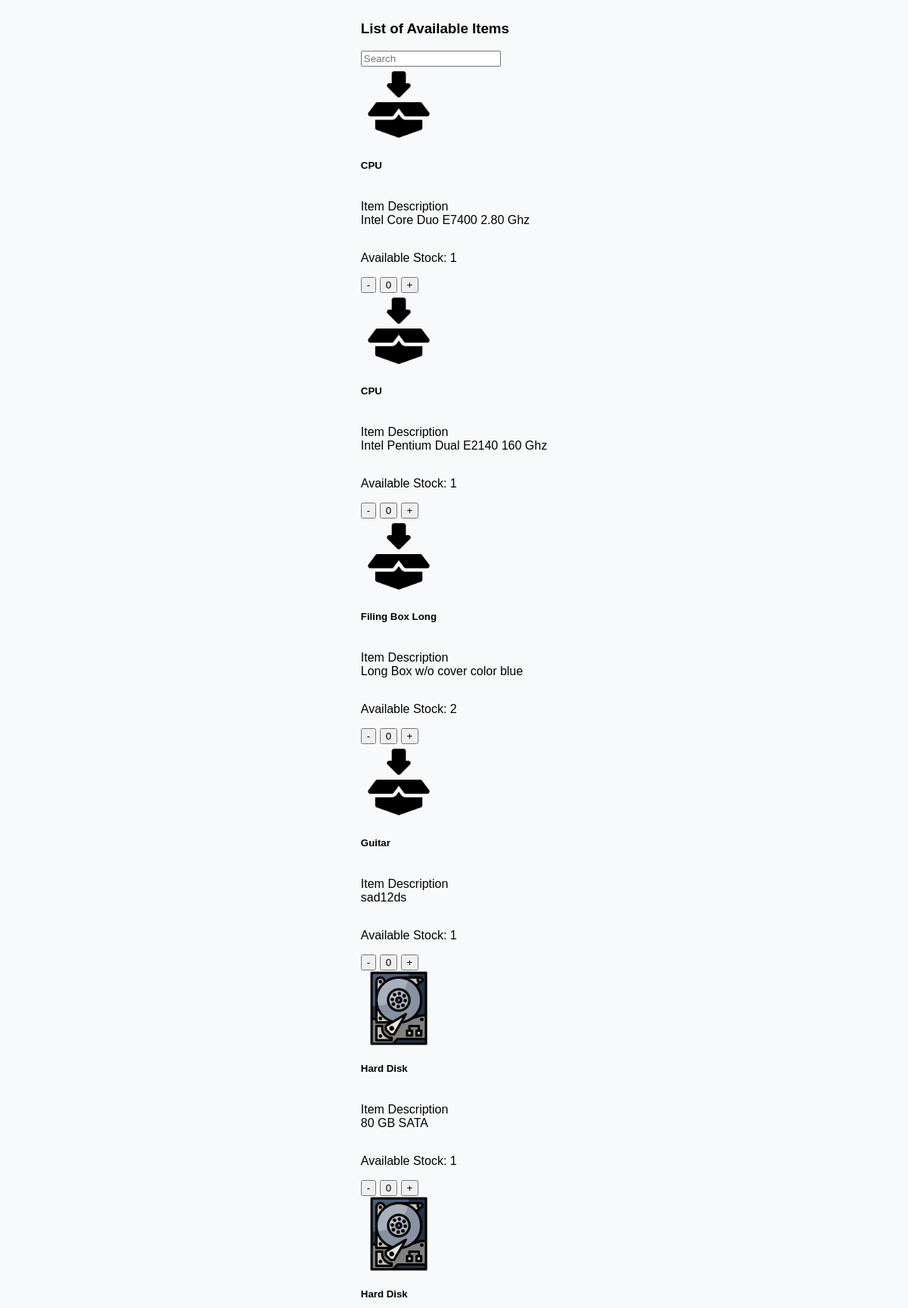
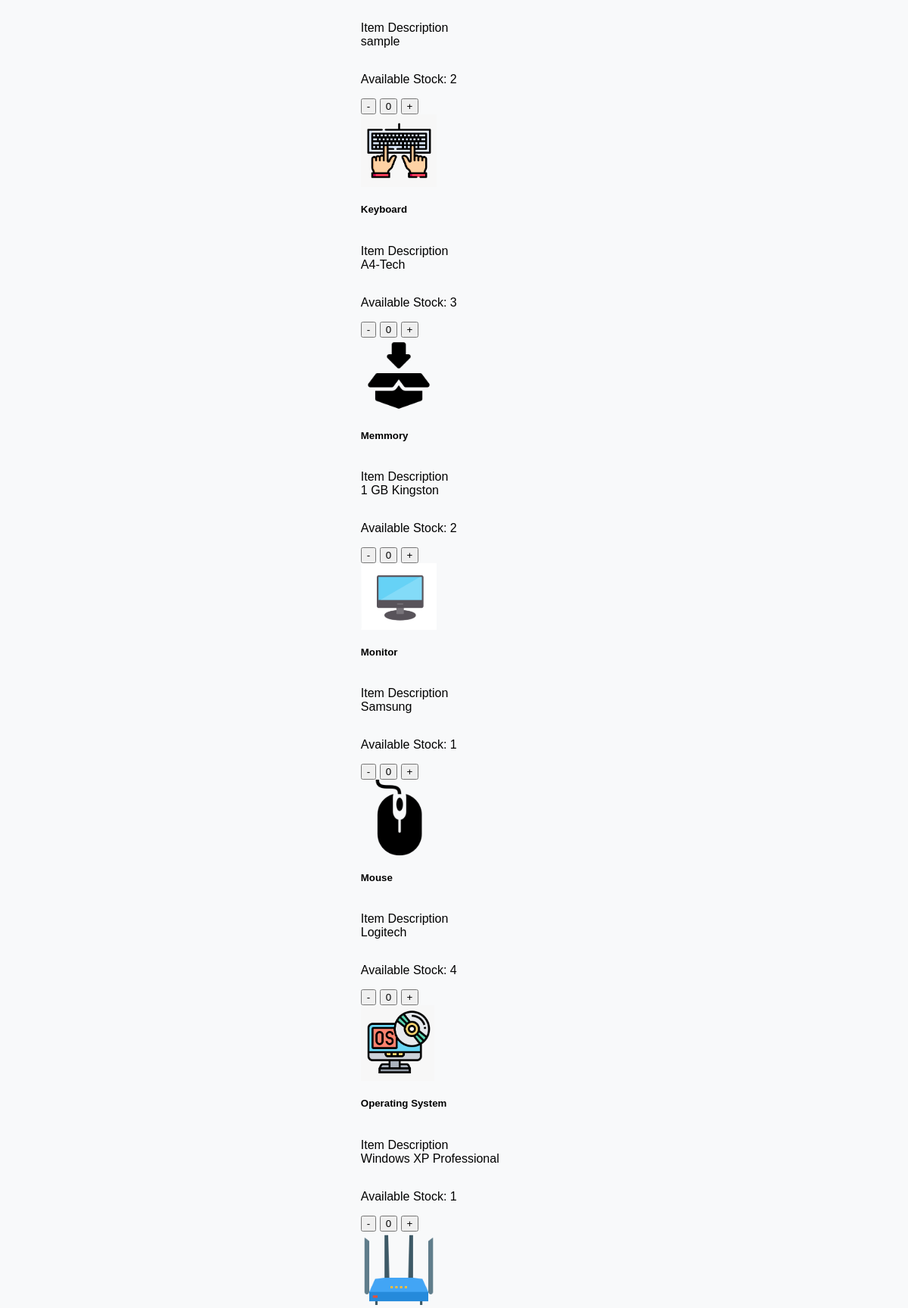
Page /DashboardBorrower/bwerdashboardpage.php (upper part) on the committed database (2 pictures, top to bottom).
### tables this page shows
CREATE TABLE `tblitembrand` (
  `id` int(11) NOT NULL,
  `staffid` int(11) NOT NULL,
  `staffname` varchar(50) NOT NULL,
  `itembrand` varchar(50) NOT NULL,
  `categoryname` varchar(50) NOT NULL,
  `subcategoryname` varchar(50) NOT NULL,
  `borrowable` varchar(50) NOT NULL,
  `remarks` varchar(50) NOT NULL,
  `modelno` varchar(50) NOT NULL,
  `serialno` varchar(50) NOT NULL,
  `unitcost` decimal(10,0) NOT NULL,
  `status` varchar(50) NOT NULL,
  `itemcondition` varchar(50) NOT NULL,
  `datetimeadded` datetime NOT NULL,
  `assignfor` varchar(50) DEFAULT NULL,
  `datepurchased` date NOT NULL
);

### DashboardBorrower/bwerdashboardpage.php (the view, shortened to what this page needs)
<?php
include('bwerfunctions.php');
$queryitems = "SELECT *, COUNT(*) AS available_count FROM tblitembrand WHERE borrowable = 'Yes' AND status = 'Available' GROUP BY subcategoryname, itembrand";
$resultitems = mysqli_query($con, $queryitems);
?>
<main class="ccs-main-container">
    <div class="container mt-1">
        <div class="row">
            <div class="col-md-9">
                <div class="d-flex justify-content-between mb-1">
                    <h3 class="text-start"><i class="fas fa-tachometer-alt me-2"></i>List of Available Items</h3>
                    <div class="text-end">
                        <input type="text" class="form-control search-input mb-1" placeholder="Search" name="search" id="searchInput">
                    </div>
                </div>
                <div class="row row-cols-1 row-cols-md-4 g-1">
                    <?php
                    if (mysqli_num_rows($resultitems) > 0) {
                        while ($row = mysqli_fetch_assoc($resultitems)) {
                            $imagePath = '../DashboardCCSStaff/inventory/SubcategoryItemsimages/' . $row['subcategoryname'] . '.png';
                            if (!file_exists($imagePath)) {
                                $imagePath = '/inventory/SubcategoryItemsimages/defaultimageitem.png';
                            }
                            echo '<div class="col">
                                    <div class="card">
                                        <div class="text-center mt-2">
                                            <img src="' . $imagePath . '" class="card-img-top" alt="Item Image" style="max-width: 100px; max-height: 100px;">
                                        </div>
                                        <div class="card-body">
                                            <h5 class="card-title">' . $row['subcategoryname'] . '</h5>
                                            <p class="card-text truncate-hover">Item Description <br>' . $row['itembrand'] . '</p>
                                            <p class="card-text">Available Stock: ' . $row['available_count'] . '</p>
                                            <div class="btn-group " role="group" aria-label="Basic example">
                                                <button type="button" class="btn btn-secondary" onclick="decrementCount(\'' . $row['subcategoryname'] . '\', \'' . $row['itembrand'] . '\')">-</button>
                                                <button type="button" class="btn btn-light count-btn" id="count_' . $row['subcategoryname'] . '_' . $row['itembrand'] . '">0</button>
                                                <button type="button" class="btn btn-secondary" onclick="incrementCount(\'' . $row['subcategoryname'] . '\', \'' . $row['itembrand'] . '\', ' . $row['available_count'] . ')">+</button>
                                            </div>
                                        </div>
                                    </div>
                                </div>';
                        }
                    } else {
                        echo '<div class="text-center">
                                <h3>No borrowable items available at the moment.</h3>
                              </div>';
                    }
                    ?>
                </div>
            </div>
        </div>
    </div>
</main>

### DashboardBorrower/bwerdashboardpage.php (style rules this page uses)
.ccs-main-container { display: flex; justify-content: center; }
.truncate-hover { max-width: 100%; white-space: nowrap; overflow: hidden; text-overflow: ellipsis; display: inline-block; position: relative; }

### rows in the picture
tblitembrand: subcategoryname "CPU", itembrand "Intel Core Duo E7400 2.80 Ghz", available_count "1"
tblitembrand: subcategoryname "CPU", itembrand "Intel Pentium Dual E2140 160 Ghz", available_count "1"
tblitembrand: subcategoryname "Filing Box Long", itembrand "Long Box w/o cover color blue", available_count "2"
tblitembrand: subcategoryname "Guitar", itembrand "sad12ds", available_count "1"
tblitembrand: subcategoryname (picture), subcategoryname "Hard Disk", itembrand "80 GB SATA", available_count "1"
tblitembrand: subcategoryname (picture), subcategoryname "Hard Disk", itembrand "sample", available_count "2"
tblitembrand: subcategoryname (picture), subcategoryname "Keyboard", itembrand "A4-Tech", available_count "3"
tblitembrand: subcategoryname "Memmory", itembrand "1 GB Kingston", available_count "2"
tblitembrand: subcategoryname (picture), subcategoryname "Monitor", itembrand "Samsung", available_count "1"
tblitembrand: subcategoryname (picture), subcategoryname "Mouse", itembrand "Logitech", available_count "4"
tblitembrand: subcategoryname (picture), subcategoryname "Operating System", itembrand "Windows XP Professional", available_count "1"
tblitembrand: subcategoryname (picture)
